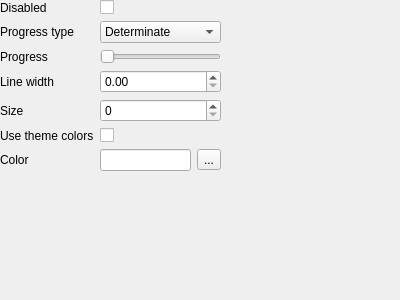
<?xml version="1.0" encoding="UTF-8"?>
<ui version="4.0">
    <class>CircularProgressSettingsForm</class>
    <widget class="QWidget" name="CircularProgressSettingsForm">
        <property name="geometry">
            <rect>
                <x>0</x>
                <y>0</y>
                <width>400</width>
                <height>300</height>
            </rect>
        </property>
        <property name="windowTitle">
            <string>Form</string>
        </property>
        <widget class="QWidget" name="formLayoutWidget">
            <property name="geometry">
                <rect>
                    <x>0</x>
                    <y>0</y>
                    <width>221</width>
                    <height>197</height>
                </rect>
            </property>
            <layout class="QFormLayout" name="formLayout">
                <item row="0" column="0">
                    <widget class="QLabel" name="disabledLabel">
                        <property name="text">
                            <string>Disabled</string>
                        </property>
                    </widget>
                </item>
                <item row="0" column="1">
                    <widget class="QCheckBox" name="disabledCheckBox"/>
                </item>
                <item row="1" column="0">
                    <widget class="QLabel" name="progressTypeLabel">
                        <property name="text">
                            <string>Progress type</string>
                        </property>
                    </widget>
                </item>
                <item row="1" column="1">
                    <widget class="QComboBox" name="progressTypeComboBox">
                        <item>
                            <property name="text">
                                <string>Determinate</string>
                            </property>
                        </item>
                        <item>
                            <property name="text">
                                <string>Indeterminate</string>
                            </property>
                        </item>
                    </widget>
                </item>
                <item row="3" column="0">
                    <widget class="QLabel" name="lineWidthLabel">
                        <property name="text">
                            <string>Line width</string>
                        </property>
                    </widget>
                </item>
                <item row="3" column="1">
                    <widget class="QDoubleSpinBox" name="lineWidthDoubleSpinBox"/>
                </item>
                <item row="4" column="0">
                    <widget class="QLabel" name="sizeLabel">
                        <property name="text">
                            <string>Size</string>
                        </property>
                    </widget>
                </item>
                <item row="4" column="1">
                    <widget class="QSpinBox" name="sizeSpinBox"/>
                </item>
                <item row="5" column="0">
                    <widget class="QLabel" name="useThemeColorsLabel">
                        <property name="text">
                            <string>Use theme colors</string>
                        </property>
                    </widget>
                </item>
                <item row="5" column="1">
                    <widget class="QCheckBox" name="useThemeColorsCheckBox"/>
                </item>
                <item row="6" column="0">
                    <widget class="QLabel" name="colorLabel">
                        <property name="text">
                            <string>Color</string>
                        </property>
                    </widget>
                </item>
                <item row="6" column="1">
                    <layout class="QHBoxLayout" name="horizontalLayout">
                        <item>
                            <widget class="QLineEdit" name="colorLineEdit"/>
                        </item>
                        <item>
                            <widget class="QToolButton" name="colorToolButton">
                                <property name="text">
                                    <string>...</string>
                                </property>
                            </widget>
                        </item>
                    </layout>
                </item>
                <item row="2" column="0">
                    <widget class="QLabel" name="progressLabel">
                        <property name="text">
                            <string>Progress</string>
                        </property>
                    </widget>
                </item>
                <item row="2" column="1">
                    <widget class="QSlider" name="progressSlider">
                        <property name="orientation">
                            <enum>Qt::Horizontal</enum>
                        </property>
                    </widget>
                </item>
            </layout>
        </widget>
    </widget>
    <resources/>
    <connections/>
</ui>
